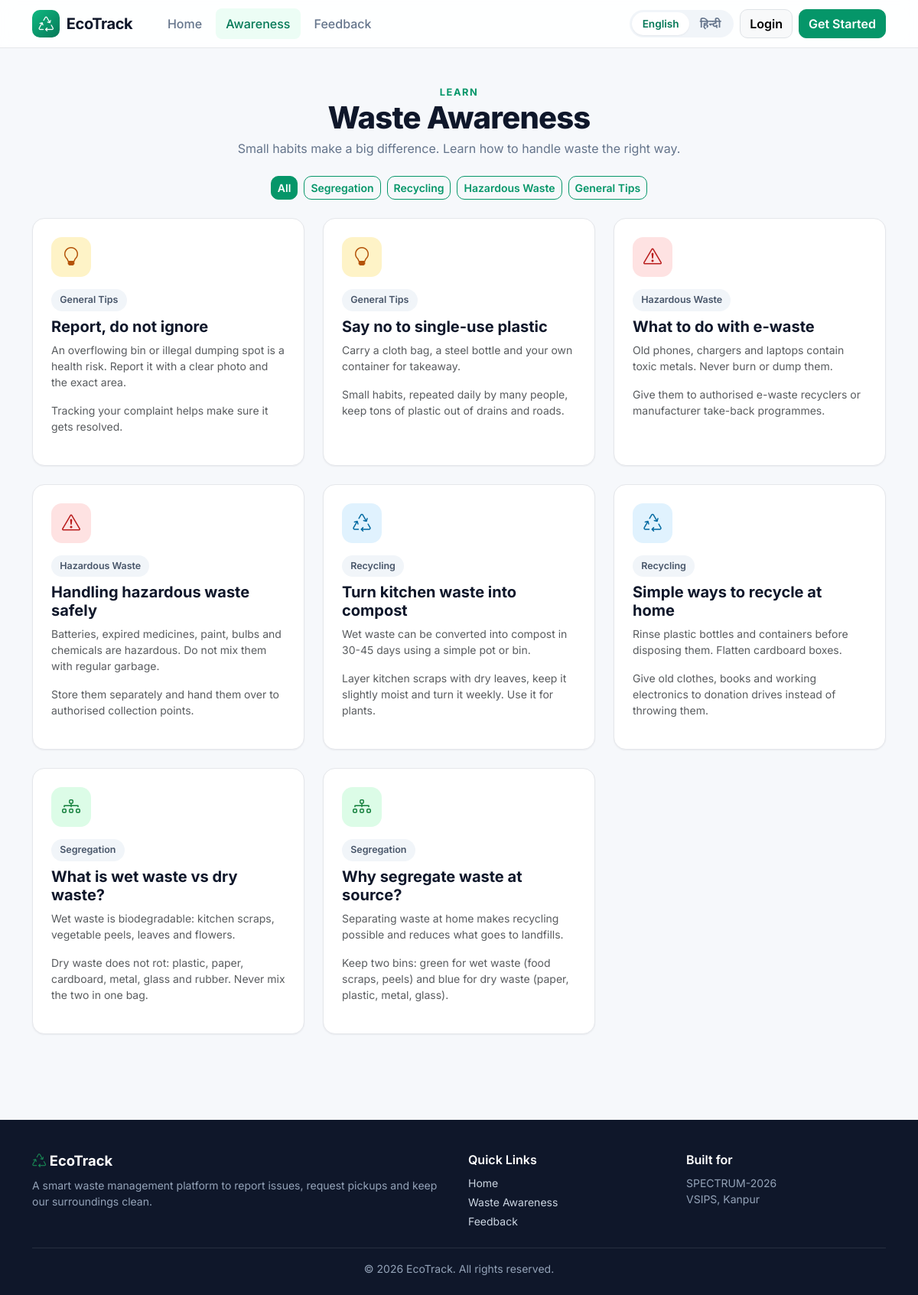
Screenshot of /awareness/ with the database file from the repository.
### awareness/models.py (models this page shows, shortened)
class AwarenessArticle(models.Model):
    CATEGORY_CHOICES = [
        ('segregation', 'Segregation'),
        ('recycling', 'Recycling'),
        ('hazardous', 'Hazardous Waste'),
        ('general', 'General Tips'),
    ]
    title = models.CharField(max_length=200)
    category = models.CharField(max_length=20, choices=CATEGORY_CHOICES, default='general')
    content = models.TextField()
    title_hi = models.CharField(max_length=200, blank=True, default='')
    content_hi = models.TextField(blank=True, default='')
    created_at = models.DateTimeField(auto_now_add=True)
    class Meta:
        ordering = ['-created_at']
    def get_title(self):
        if translation.get_language() == 'hi' and self.title_hi:
            return self.title_hi
        return self.title
    def get_content(self):
        if translation.get_language() == 'hi' and self.content_hi:
            return self.content_hi
        return self.content

### awareness/views.py (the view)
# urls.py: path('', views.awareness_list, name='awareness'),
def awareness_list(request):
    current = request.GET.get('category', '')
    articles = AwarenessArticle.objects.all()
    if current:
        articles = articles.filter(category=current)
    return render(request, 'awareness/list.html', {
        'articles': articles,
        'categories': AwarenessArticle.CATEGORY_CHOICES,
        'current': current,
    })

### accounts/context_processors.py (called while the page is built)
def roles(request):
    role = get_role(request.user)
    return {
        'user_role': role,
        'is_officer': role == OFFICER,
        'is_collector': role == COLLECTOR,
        'is_citizen': role == CITIZEN,
    }

### accounts/i18n.py (called while the page is built)
def tr(text):
    text = str(text)
    if translation.get_language() == 'hi':
        return HI.get(text, text)
    return text

### accounts/roles.py (called while the page is built)
def get_role(user):
    if not user.is_authenticated:
        return None
    if user.is_staff:
        return OFFICER
    profile = getattr(user, 'profile', None)
    return profile.role if profile else CITIZEN

### accounts/templatetags/eco_tags.py (called while the page is built)
@register.simple_tag
def t(text):
    return tr(text)

### templates/awareness/list.html (shortened to what this page needs)
{% extends 'base.html' %}
{% load eco_tags %}
{% block content %}
<div class="container py-5">
    <div class="text-center mb-4">
        <div class="eyebrow">{% t "Learn" %}</div>
        <h1 class="page-title">{% t "Waste Awareness" %}</h1>
        <p class="page-sub">{% t "Small habits make a big difference. Learn how to handle waste the right way." %}</p>
    </div>
    <div class="d-flex flex-wrap justify-content-center gap-2 mb-4">
        <a href="{% url 'awareness' %}" class="btn btn-sm {% if not current %}btn-brand{% else %}btn-outline-brand{% endif %}">{% t "All" %}</a>
        {% for value, label in categories %}
        <a href="?category={{ value }}" class="btn btn-sm {% if current == value %}btn-brand{% else %}btn-outline-brand{% endif %}">{% t label %}</a>
        {% endfor %}
    </div>
    <div class="row g-4">
        {% for a in articles %}
        <div class="col-md-6 col-lg-4">
            <div class="card-x lift p-4 h-100">
                <div class="stat-icon {% if a.category == 'segregation' %}ic-green{% elif a.category == 'recycling' %}ic-blue{% elif a.category == 'hazardous' %}ic-red{% else %}ic-amber{% endif %} mb-3">
                    <i class="bi {% if a.category == 'segregation' %}bi-diagram-3{% elif a.category == 'recycling' %}bi-recycle{% elif a.category == 'hazardous' %}bi-exclamation-triangle{% else %}bi-lightbulb{% endif %}"></i>
                </div>
                <span class="badge-soft b-muted mb-2">{% t a.get_category_display %}</span>
                <h5 class="fw-bold">{{ a.get_title }}</h5>
                <div class="text-muted small">{{ a.get_content|linebreaks }}</div>
            </div>
        </div>
        {% empty %}
        <div class="col-12"><div class="card-x empty-state"><i class="bi bi-journal-text"></i><p class="mt-2 mb-0">{% t "No articles available yet." %}</p></div></div>
        {% endfor %}
    </div>
</div>
{% endblock %}

### static/css/style.css (style rules this page uses)
:root { --brand: #059669; --brand-dark: #047857; --brand-soft: #ecfdf5; --ink: #0f172a; --muted: #64748b; --line: #e5e7eb; --bg: #f6f8fb; --radius: 16px; --shadow-sm: 0 1px 2px rgba(15, 23, 42, .06); --shadow: 0 10px 30px rgba(15, 23, 42, .08); }
html { scroll-behavior: smooth; }
body { font-family: 'Inter', 'Noto Sans Devanagari', system-ui, -apple-system, 'Segoe UI', sans-serif; background: var(--bg); color: var(--ink); min-height: 100vh; display: flex; flex-direction: column; }
a { color: var(--brand); text-decoration: none; }
.btn { border-radius: 10px; font-weight: 600; }
.btn-brand { background: var(--brand); border-color: var(--brand); color: #fff; }
.btn-outline-brand { border: 1.5px solid var(--brand); color: var(--brand); background: transparent; }
.card-x { background: #fff; border: 1px solid var(--line); border-radius: var(--radius); box-shadow: var(--shadow-sm); }
.card-x.lift { transition: transform .2s, box-shadow .2s; }
.stat-icon { width: 52px; height: 52px; border-radius: 14px; font-size: 1.5rem; display: flex; align-items: center; justify-content: center; flex-shrink: 0; }
.ic-green { background: #dcfce7; color: #15803d; }
.ic-amber { background: #fef3c7; color: #b45309; }
.ic-blue { background: #e0f2fe; color: #0369a1; }
.ic-red { background: #fee2e2; color: #b91c1c; }
.eyebrow { color: var(--brand); font-weight: 700; font-size: .8rem; letter-spacing: .12em; text-transform: uppercase; }
.page-title { font-weight: 800; letter-spacing: -.02em; margin-bottom: .25rem; }
.page-sub { color: var(--muted); }
.badge-soft { display: inline-flex; align-items: center; gap: .35rem; padding: .3rem .7rem; border-radius: 999px; font-size: .78rem; font-weight: 600; white-space: nowrap; }
.b-muted { background: #f1f5f9; color: #475569; }

### rows the page displays
AwarenessArticle: category "General Tips", get_title "Report, do not ignore", get_content "An overflowing bin or illegal dumping spot is a health risk. Report it with a clear photo and the exact area. Tracking your complaint helps make sure it gets resolved."
AwarenessArticle: category "General Tips", get_title "Say no to single-use plastic", get_content "Carry a cloth bag, a steel bottle and your own container for takeaway. Small habits, repeated daily by many people, keep tons of plastic out of drains and roads."
AwarenessArticle: category "Hazardous Waste", get_title "What to do with e-waste", get_content "Old phones, chargers and laptops contain toxic metals. Never burn or dump them. Give them to authorised e-waste recyclers or manufacturer take-back programmes."
AwarenessArticle: category "Hazardous Waste", get_title "Handling hazardous waste safely", get_content "Batteries, expired medicines, paint, bulbs and chemicals are hazardous. Do not mix them with regular garbage. Store them separately and hand them over to authorised collection points."
AwarenessArticle: category "Recycling", get_title "Turn kitchen waste into compost", get_content "Wet waste can be converted into compost in 30-45 days using a simple pot or bin. Layer kitchen scraps with dry leaves, keep it slightly moist and turn it weekly. Use it for plants."
AwarenessArticle: category "Recycling", get_title "Simple ways to recycle at home", get_content "Rinse plastic bottles and containers before disposing them. Flatten cardboard boxes. Give old clothes, books and working electronics to donation drives instead of throwing them."
AwarenessArticle: category "Segregation", get_title "What is wet waste vs dry waste?", get_content "Wet waste is biodegradable: kitchen scraps, vegetable peels, leaves and flowers. Dry waste does not rot: plastic, paper, cardboard, metal, glass and rubber. Never mix the two in one bag."
AwarenessArticle: category "Segregation", get_title "Why segregate waste at source?", get_content "Separating waste at home makes recycling possible and reduces what goes to landfills. Keep two bins: green for wet waste (food scraps, peels) and blue for dry waste (paper, plastic, metal, glass)."
